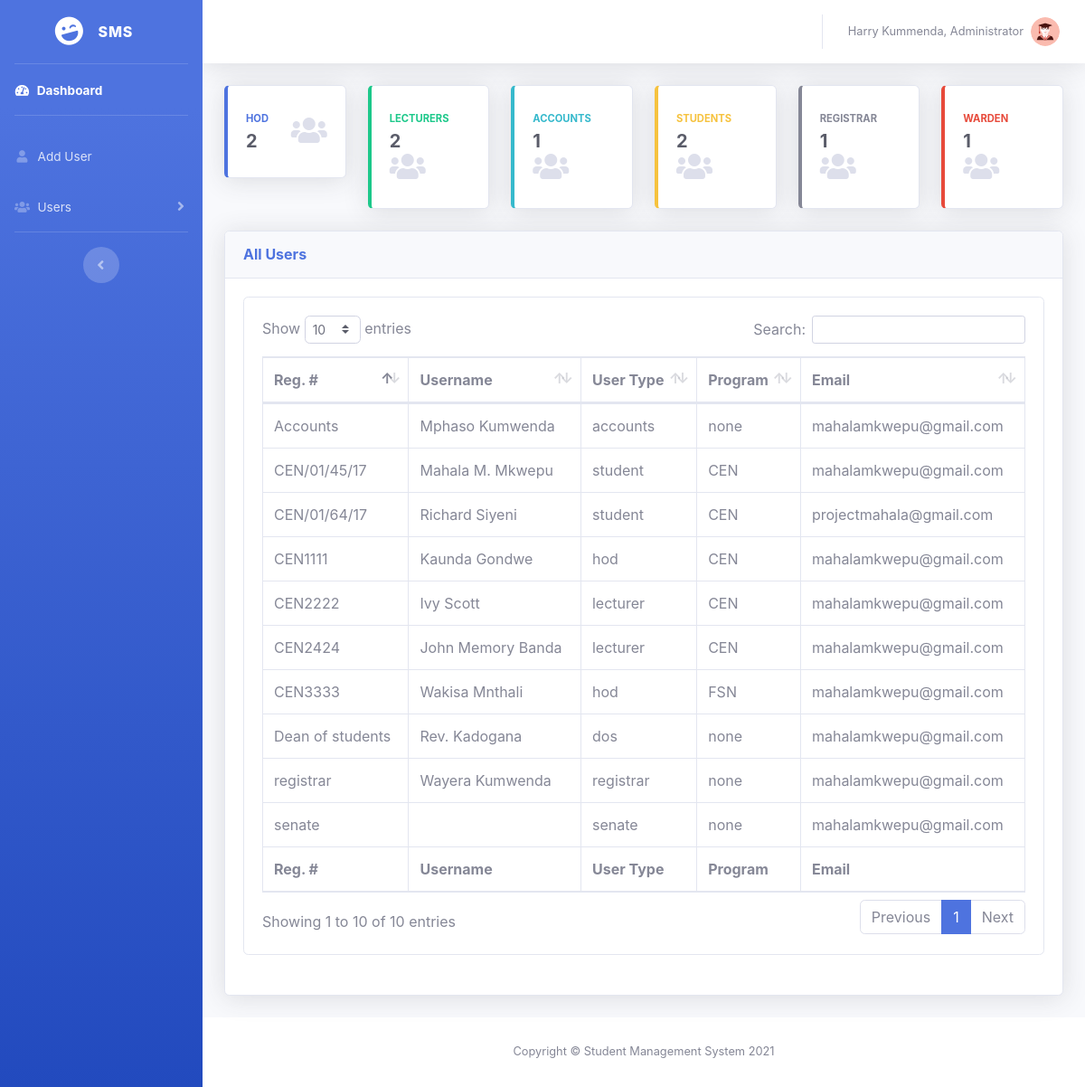
/admin/dashboard.php (signed in), run on the app's committed database.
### tables this page shows
CREATE TABLE IF NOT EXISTS `user_details` (
  `user_id` int(11) NOT NULL AUTO_INCREMENT,
  `user_type` varchar(25) DEFAULT NULL,
  `program` varchar(10) DEFAULT NULL,
  `email` varchar(25) DEFAULT NULL,
  `real_name` varchar(100) DEFAULT NULL,
  `username` varchar(25) DEFAULT NULL,
  `password` varchar(100) DEFAULT NULL,
  `reg_date` date DEFAULT NULL,
  `status` varchar(20) DEFAULT NULL,
  PRIMARY KEY (`user_id`)
);

### includes/session.inc.php (called while the page is built, shortened)
<?php
    if(!isset($_SESSION['user_login']) || (trim($_SESSION['user_login']) == '')) {
        header("location: ../login.php");
        exit();
    }
    else{
        $username = $_SESSION['username'];
        $real_name = $_SESSION['real_name'];
    }
?>

### classes/dbh.class.php (called while the page is built)
<?php
class Dbh{
	private $host = "localhost";
	private $user = "root";
	private $pwd = "";
	private $dbname = "sms";
	protected function connect(){
	$dsn = 'mysql:host=' . $this->host . ';dbname='. $this->dbname;
	$pdo =  new PDO($dsn, $this->user, $this->pwd);
    $pdo->setAttribute(PDO::ATTR_DEFAULT_FETCH_MODE, PDO::FETCH_ASSOC);
    return $pdo;
	}
}
?>

### classes/manageuser.class.php (called while the page is built, shortened)
<?php
class ManageUser extends Dbh{
  protected function viewUser($type1){
            $sql = "SELECT * FROM user_details WHERE user_type = ?";
            $stmt = $this->connect()->prepare($sql);
            $stmt->execute([$type1]);
            return $stmt -> rowCount();
        }
    protected function listUser(){
        $sql = "SELECT * FROM user_details WHERE user_type != 'admin'";
        $stmt = $this->connect()->query($sql);
        return $stmt->fetchAll();
    }
}
?>

### classes/manageuserview.class.php (called while the page is built, shortened)
<?php
class ManageUserView extends ManageUser{
    public function userNumber(string $type){
        return $this->viewUser($type);
    }
    public function userList(){
        return $this->listUser();
    }
}
?>

### admin/dashboard.php (the view, shortened to what this page needs)
<?php
include '../includes/session.inc.php';
?>
<!DOCTYPE html>
<html lang="en">
<head>
    <link href="../assets/vendor/fontawesome-free/css/all.min.css" rel="stylesheet" type="text/css">
    <link href="../assets/css/sb-admin-2.min.css" rel="stylesheet">
    <link href="../assets/vendor/datatables/dataTables.bootstrap4.min.css" rel="stylesheet">
</head>
<body id="page-top">
    <div id="wrapper">
      <?php include 'sidebar.php'; ?>
                <div class="container-fluid">
                    <div class="row">
                        <div class="col-xl-2 col-md-6 mb-4">
                            <div class="card border-left-primary shadow h-10 py-2">
                                <div class="card-body">
                                    <div class="row no-gutters align-items-center">
                                        <div class="col mr-2">
                                            <div class="text-xs font-weight-bold text-primary text-uppercase mb-1">
                                                HOD</div>
                                            <div class="h5 mb-0 font-weight-bold text-gray-800">
                                            <?php
                                            $hod = new ManageUserView();
                                            echo $hod->userNumber('hod');
                                            ?>
                                            </div>
                                        </div>
                                        <div class="col-auto">
                                            <i class="fas fa-users fa-2x text-gray-300"></i>
                                        </div>
                                    </div>
                                </div>
                            </div>
                        </div>
                        <div class="col-xl-2 col-md-6 mb-4">
                            <div class="card border-left-success shadow h-10 py-2">
                                <div class="card-body">
                                    <div class="row no-gutters align-items-center">
                                        <div class="col mr-2">
                                            <div class="text-xs font-weight-bold text-success text-uppercase mb-1">
                                                Lecturers</div>
                                            <div class="h5 mb-0 font-weight-bold text-gray-800">
                                            <?php
                                            $hod = new ManageUserView();
                                            echo $hod->userNumber('lecturer');
                                            ?>
                                            </div>
                                        </div>
                                        <div class="col-auto">
                                            <i class="fas fa-users fa-2x text-gray-300"></i>
                                        </div>
                                    </div>
                                </div>
                            </div>
                        </div>
                        <div class="col-xl-2 col-md-6 mb-4">
                            <div class="card border-left-info shadow h-10 py-2">
                                <div class="card-body">
                                    <div class="row no-gutters align-items-center">
                                        <div class="col mr-2">
                                            <div class="text-xs font-weight-bold text-info text-uppercase mb-1">Accounts
                                            </div>
                                            <div class="row no-gutters align-items-center">
                                                <div class="col-auto">
                                                    <div class="h5 mb-0 mr-3 font-weight-bold text-gray-800">
                                                    <?php
                                                    $hod = new ManageUserView();
                                                    echo $hod->userNumber('accounts');
                                                    ?>
                                                    </div>
                                                </div>
                                            </div>
                                        </div>
                                        <div class="col-auto">
                                            <i class="fas fa-users fa-2x text-gray-300"></i>
                                        </div>
                                    </div>
                                </div>
                            </div>
                        </div>
                        <div class="col-xl-2 col-md-6 mb-4">
                            <div class="card border-left-warning shadow h-10 py-2">
                                <div class="card-body">
                                    <div class="row no-gutters align-items-center">
                                        <div class="col mr-2">
                                            <div class="text-xs font-weight-bold text-warning text-uppercase mb-1">
                                                Students</div>
                                            <div class="h5 mb-0 font-weight-bold text-gray-800">
                                            <?php
                                            $hod = new ManageUserView();
                                            echo $hod->userNumber('student');
                                            ?>
                                            </div>
                                        </div>
                                        <div class="col-auto">
                                            <i class="fas fa-users fa-2x text-gray-300"></i>
                                        </div>
                                    </div>
                                </div>
                            </div>
                        </div>
                        <div class="col-xl-2 col-md-6 mb-4">
                            <div class="card border-left-secondary shadow h-10 py-2">
                                <div class="card-body">
                                    <div class="row no-gutters align-items-center">
                                        <div class="col mr-2">
                                            <div class="text-xs font-weight-bold text-secondary text-uppercase mb-1">
                                                Registrar</div>
                                            <div class="h5 mb-0 font-weight-bold text-gray-800">
                                            <?php
                                            $hod = new ManageUserView();
                                            echo $hod->userNumber('registrar');
                                            ?>
                                            </div>
                                        </div>
                                        <div class="col-auto">
                                            <i class="fas fa-users fa-2x text-gray-300"></i>
                                        </div>
                                    </div>
                                </div>
                            </div>
                        </div>
                        <div class="col-xl-2 col-md-6 mb-4">
                            <div class="card border-left-danger shadow h-100 py-2">
                                <div class="card-body">
                                    <div class="row no-gutters align-items-center">
                                        <div class="col mr-2">
                                            <div class="text-xs font-weight-bold text-danger text-uppercase mb-1">
                                                Warden</div>
                                            <div class="h5 mb-0 font-weight-bold text-gray-800">
                                            <?php
                                            $hod = new ManageUserView();
                                            echo $hod->userNumber('dos');
                                            ?>
                                            </div>
                                        </div>
                                        <div class="col-auto">
                                            <i class="fas fa-users fa-2x text-gray-300"></i>
                                        </div>
                                    </div>
                                </div>
                            </div>
                        </div>
                    </div>
                    <div class="row">
                        <div class="col-xl-12 col-lg-7">
                            <div class="card shadow mb-4">
                                <div
                                    class="card-header py-3 d-flex flex-row align-items-center justify-content-between">
                                    <h6 class="m-0 font-weight-bold text-primary">All Users</h6>
                                </div>
                                <div class="card-body">
                                <div class="card mb-4">
                             <div class="card-body">
                            <div class="table-responsive">
                                <table class="table table-bordered" id="dataTable" width="100%" cellspacing="0">
                                    <thead>
                                        <tr>
                                        <th>Reg. #</th>
                                            <th>Username</th>
                                            <th>User Type</th>
                                            <th>Program</th>
                                            <th>Email</th>
                                        </tr>
                                    </thead>
                                    <tfoot>
                                        <tr>
                                        <th>Reg. #</th>
                                            <th>Username</th>
                                            <th>User Type</th>
                                            <th>Program</th>
                                            <th>Email</th>
                                        </tr>
                                    </tfoot>
                                    <tbody>
                                    <?php
                                    $hod = new ManageUserView();
                                    $row = $hod->userList();
                                    foreach($row as $rw){
                                    echo "<tr>
                                    <td>" .$rw['username']."</td>
                                    <td>" .$rw['real_name']."</td>
                                    <td>" .$rw['user_type']."</td>
                                    <td>" .$rw['program']."</td>
                                    <td>" .$rw['email']."</td>
                                    </tr>";
                                     } ?>
                                    </tbody>
                                </table>
                            </div>
                        </div>
                    </div>
                                </div>
                            </div>
                        </div>
                    </div>
                </div>
            </div>
            <footer class="sticky-footer bg-white">
                <div class="container my-auto">
                    <div class="copyright text-center my-auto">
                        <span>Copyright &copy; Student Management System 2021</span>
                    </div>
                </div>
            </footer>
        </div>
    </div>
</body>
</html>

### admin/sidebar.php (shortened to what this page needs)
        <ul class="navbar-nav bg-gradient-primary sidebar sidebar-dark accordion" id="accordionSidebar">
            <a class="sidebar-brand d-flex align-items-center justify-content-center" href="#">
                <div class="sidebar-brand-icon rotate-n-15">
                    <i class="fas fa-laugh-wink"></i>
                </div>
                <div class="sidebar-brand-text mx-3">SMS</div>
            </a>
            <hr class="sidebar-divider my-0">
            <li class="nav-item active">
                <a class="nav-link" href="dashboard.php">
                    <i class="fas fa-fw fa-tachometer-alt"></i>
                    <span>Dashboard</span></a>
            </li>
            <hr class="sidebar-divider">
            <li class="nav-item">
                <a class="nav-link" href="adduser.php">
                    <i class="fas fa-fw fa-user"></i>
                    <span>Add User</span></a>
            </li>
            <li class="nav-item">
                <a class="nav-link collapsed" href="#" data-toggle="collapse" data-target="#collapseTwo"
                    aria-expanded="true" aria-controls="collapseTwo">
                    <i class="fas fa-fw fa-users"></i>
                    <span>Users</span>
                </a>
            </li>
            <hr class="sidebar-divider d-none d-md-block">
            <div class="text-center d-none d-md-inline">
                <button class="rounded-circle border-0" id="sidebarToggle"></button>
            </div>
        </ul>
                <div id="content-wrapper" class="d-flex flex-column">
<div id="content">
    <nav class="navbar navbar-expand navbar-light bg-white topbar mb-4 static-top shadow">
        <ul class="navbar-nav ml-auto">
            <li class="nav-item dropdown no-arrow">
                <a class="nav-link dropdown-toggle" href="#" id="userDropdown" role="button"
                    data-toggle="dropdown" aria-haspopup="true" aria-expanded="false">
                    <span class="mr-2 d-none d-lg-inline text-gray-600 small"><?php echo $real_name.", ".$username ?></span>
                    <img class="img-profile rounded-circle"
                        src="../assets/images/logo.svg">
                </a>
            </li>
        </ul>
    </nav>

### data on the page
user_details: username "CEN1111", real_name "Kaunda Gondwe", user_type "hod", program "CEN", email "mahalamkwepu@gmail.com"
user_details: username "CEN/01/45/17", real_name "Mahala M. Mkwepu", user_type "student", program "CEN", email "mahalamkwepu@gmail.com"
user_details: username "CEN/01/64/17", real_name "Richard Siyeni", user_type "student", program "CEN", email "projectmahala@gmail.com"
user_details: username "CEN2424", real_name "John Memory Banda", user_type "lecturer", program "CEN", email "mahalamkwepu@gmail.com"
user_details: username "Accounts", real_name "Mphaso Kumwenda", user_type "accounts", program "none", email "mahalamkwepu@gmail.com"
user_details: username "Dean of students", real_name "Rev. Kadogana", user_type "dos", program "none", email "mahalamkwepu@gmail.com"
user_details: username "registrar", real_name "Wayera Kumwenda", user_type "registrar", program "none", email "mahalamkwepu@gmail.com"
user_details: username "senate", user_type "senate", program "none", email "mahalamkwepu@gmail.com"
user_details: username "CEN2222", real_name "Ivy Scott", user_type "lecturer", program "CEN", email "mahalamkwepu@gmail.com"
user_details: username "CEN3333", real_name "Wakisa Mnthali", user_type "hod", program "FSN", email "mahalamkwepu@gmail.com"

### other printed values
$real_name "Harry Kummenda"
$username "Administrator"
$hod->userNumber('hod') "2"
$hod->userNumber('lecturer') "2"
$hod->userNumber('accounts') "1"
$hod->userNumber('student') "2"
$hod->userNumber('registrar') "1"
$hod->userNumber('dos') "1"
